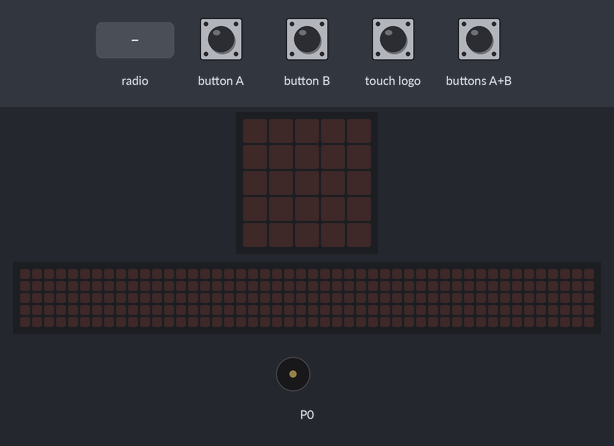
The program below on a simulated BBC micro:bit (MakeCode). On the bench: the board's 5×5 LED display, a strip that is not on the board, showing the scrolling text unrolled, buzzer (waves = sounding). The test bench sets the inputs (shaded band). A reset restarts the program; the 48×5 strip is a reading aid, not a part: it shows the text the display is scrolling, unrolled, one strip-width of it at a time.

Above: at 1.2 s.
1.3 s: buttons A+B pressed for 0.15 s
At 2.4 s:
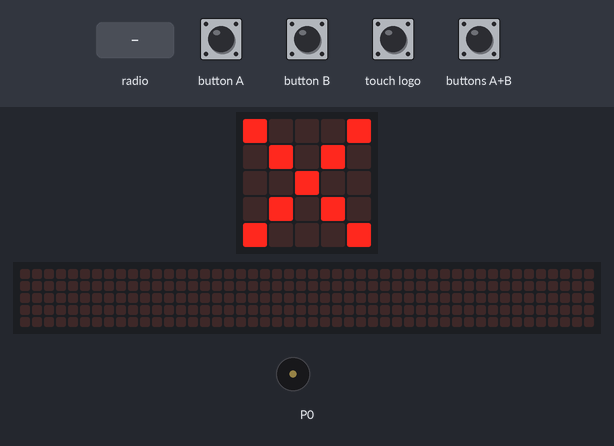
4.1 s: radio message "message1" arrives
At 4.3 s:
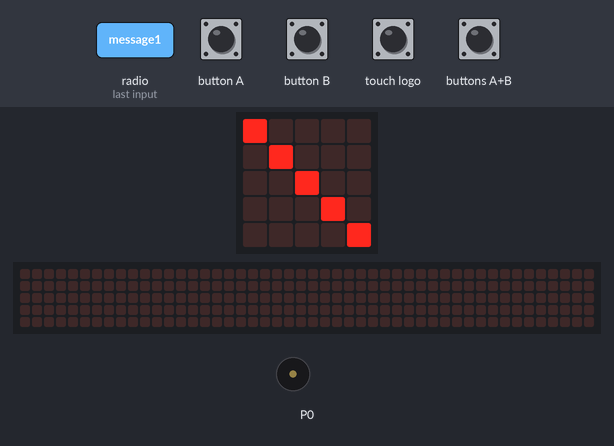
7.1 s: button B pressed for 0.15 s
At 9.72 s:
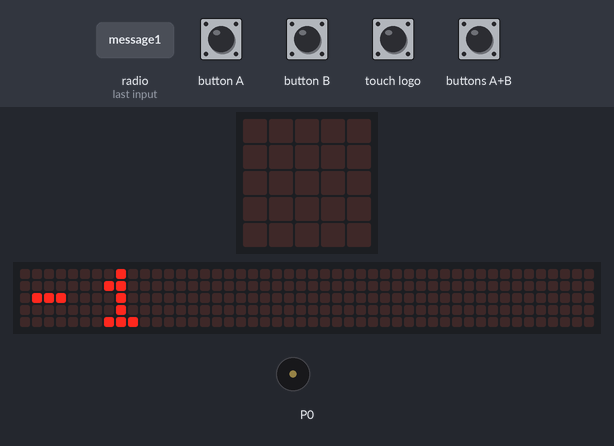
10.1 s: button A pressed for 0.15 s
At 10.8 s:
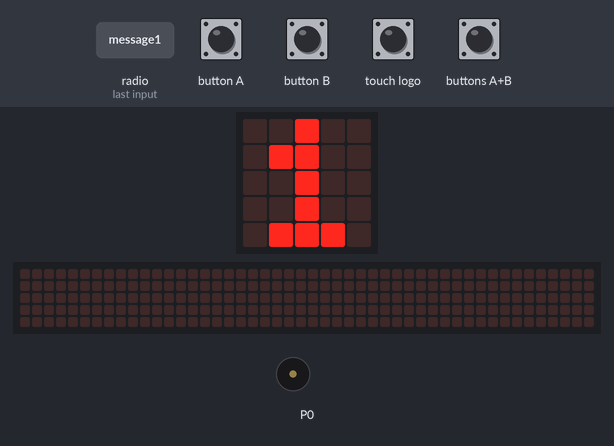
12.5 s: radio message "1" arrives
At 12.7 s:
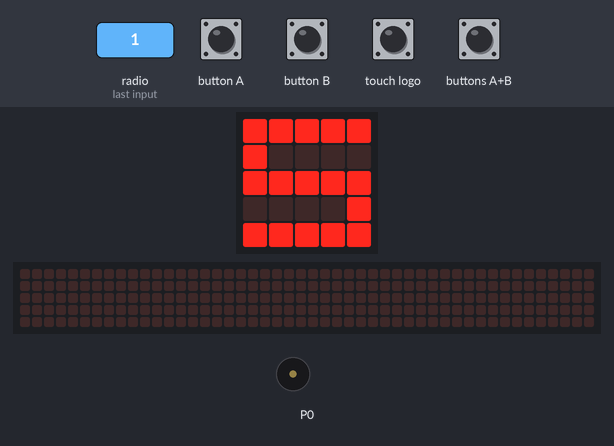
14.4 s: buttons A+B pressed for 1 s
At 17.2 s:
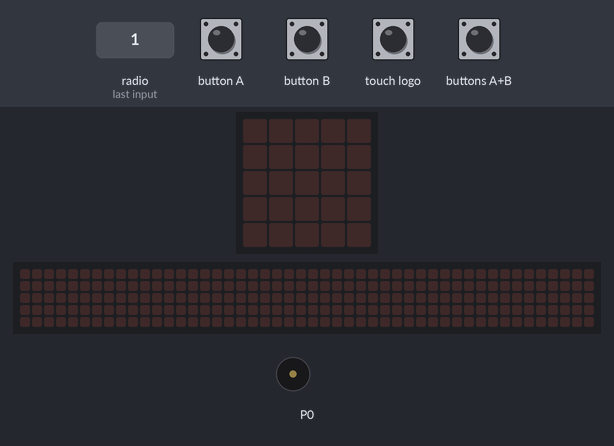
Timing chart, 0 to 18.7 s (numbered marks = the images above; inputs shaded):
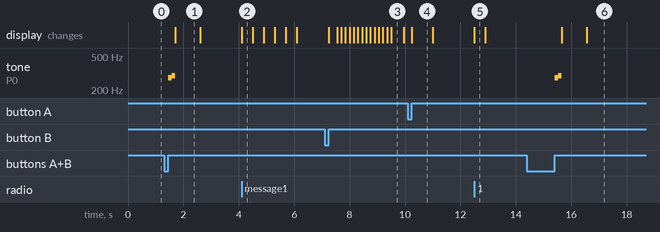

The program:

main.ts
```typescript
enum RadioMessage {
    message1 = 49434
}
radio.onReceivedNumber(function (receivedNumber) {
    basic.showLeds(`
        # # # # #
        # . . . .
        # # # # #
        . . . . #
        # # # # #
        `)
    radio_start = 1
    if (1 == receivedNumber) {
        start = input.runningTime()
    }
    basic.clearScreen()
    radio.setGroup(2)
})
input.onButtonPressed(Button.A, function () {
    meters += 1
    basic.showNumber(meters)
    basic.clearScreen()
    if (meters == -1) {
        meters = 0
    } else if (meters == 61) {
        meters = 60
    }
})
input.onLogoEvent(TouchButtonEvent.Pressed, function () {
    if (onoff == false) {
        music.play(music.tonePlayable(262, music.beat(BeatFraction.Quarter)), music.PlaybackMode.UntilDone)
        onoff = true
    } else if (onoff == true) {
        music.play(music.tonePlayable(262, music.beat(BeatFraction.Quarter)), music.PlaybackMode.UntilDone)
        onoff = false
    }
})
input.onButtonPressed(Button.AB, function () {
    if (start != 0 && stop != 0) {
        // tutaj np.8m
        basic.showNumber(3.6 * (meters / ((stop - start) / 1000)))
        basic.pause(3500)
        basic.clearScreen()
    } else {
        music.play(music.tonePlayable(277, music.beat(BeatFraction.Quarter)), music.PlaybackMode.UntilDone)
        music.play(music.tonePlayable(294, music.beat(BeatFraction.Quarter)), music.PlaybackMode.UntilDone)
        basic.showIcon(IconNames.No)
        basic.pause(300)
        basic.clearScreen()
    }
})
input.onButtonPressed(Button.B, function () {
    meters += -1
    basic.showNumber(meters)
    basic.clearScreen()
    if (meters == -1) {
        meters = 0
    } else if (meters == 61) {
        meters = 60
    }
})
radio.onReceivedMessage(RadioMessage.message1, function () {
    basic.showLeds(`
        # . . . .
        . # . . .
        . . # . .
        . . . # .
        . . . . #
        `)
    basic.showLeds(`
        # . . . .
        . # . . .
        . . # . .
        . . . # .
        . . . . .
        `)
    basic.showLeds(`
        # . . . .
        . # . . .
        . . # . .
        . . . . .
        . . . . .
        `)
    basic.showLeds(`
        # . . . .
        . # . . .
        . . . . .
        . . . . .
        . . . . .
        `)
    basic.showLeds(`
        # . . . .
        . . . . .
        . . . . .
        . . . . .
        . . . . .
        `)
    basic.clearScreen()
    control.reset()
})
let radio_stop = false
let stop = 0
let radio_start = 0
let start = 0
let meters = 0
let onoff = false
radio.setGroup(1)
onoff = false
meters = 0
start = 0
radio_start = 0
stop = 0
loops.everyInterval(50, function () {
    if (onoff == true && radio_start == 1 && (radio_stop == false && input.lightLevel() < 205)) {
        onoff = false
        stop = input.runningTime()
        music.play(music.tonePlayable(294, music.beat(BeatFraction.Half)), music.PlaybackMode.UntilDone)
        music.play(music.tonePlayable(262, music.beat(BeatFraction.Half)), music.PlaybackMode.InBackground)
        radio_stop = true
        basic.pause(2000)
        basic.clearScreen()
        basic.showNumber(stop - start)
    }
})
basic.forever(function () {
    if (radio_stop == true) {
        basic.pause(5000)
        radio_stop = false
    }
})
```

test.ts
```typescript
// tu są testy; nie będzie to kompilowane, gdy ten pakiet będzie używany jako rozszerzenie.
```

Measured:
- after the input at 1.3 s, tone on P0: silent → 277 Hz after 0.15 s, → 294 Hz 0.13 s later, → silent 0.12 s later; the display: changes after 0.41 s (image 1)
- after the input at 4.1 s, the display: changes at once (image 2)
- after the input at 7.1 s, the display: changes after 0.15 s (image 3)
- after the input at 10.1 s, the display: changes after 0.15 s (image 4)
- after the input at 12.5 s, the display: changes at once (image 5)
- after the input at 14.4 s, tone on P0: silent → 277 Hz after 1.0 s, → 294 Hz 0.13 s later, → silent 0.12 s later; the display: first changes after 1.3 s (image 6 shows a later state)
- what the display in image 1 shows lasts 0.9 s, from 1.7 s to 2.6 s
